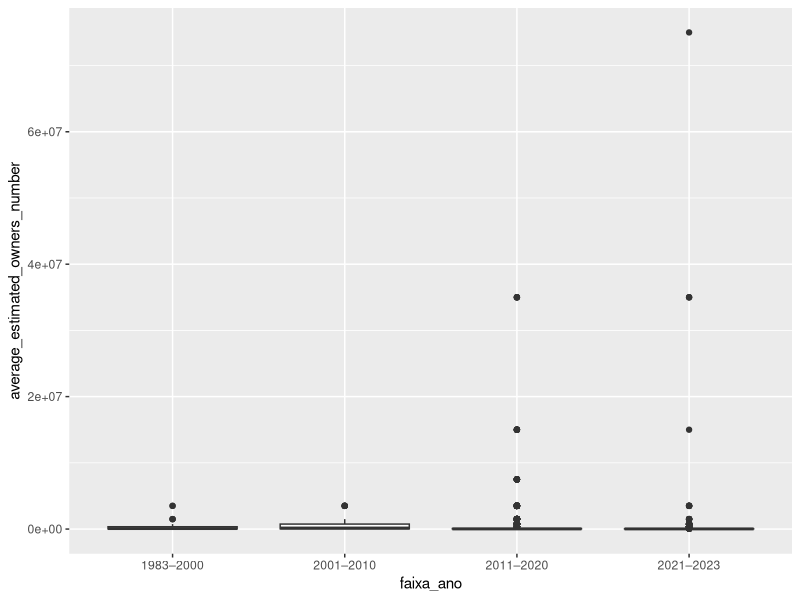

This chart was generated by the following R code: (Note: this script raises an error after producing the figure.)
library(tidyverse)

# carregar dados
dados <- read_csv("../data/rpg_steam_clean.csv")

# criar faixas de anos
dados <- dados %>%
  mutate(
    faixa_ano = cut(
      release_year,
      breaks = c(1983, 2000, 2010, 2020, 2023),
      labels = c("1983–2000", "2001–2010", "2011–2020", "2021–2023"),
      include.lowest = TRUE
    )
  )

# tabela exploratória
dados %>% 
  group_by(faixa_ano) %>% 
  summarise(
    mean_players = mean(average_estimated_owners_number, na.rm=TRUE),
    median_players = median(average_estimated_owners_number, na.rm=TRUE),
    n = n()
  )

# boxplot
ggplot(dados, aes(faixa_ano, average_estimated_owners_number)) +
  geom_boxplot()

# salvar ambiente
save.image("../output/tables/DadosInferencia.RData")

